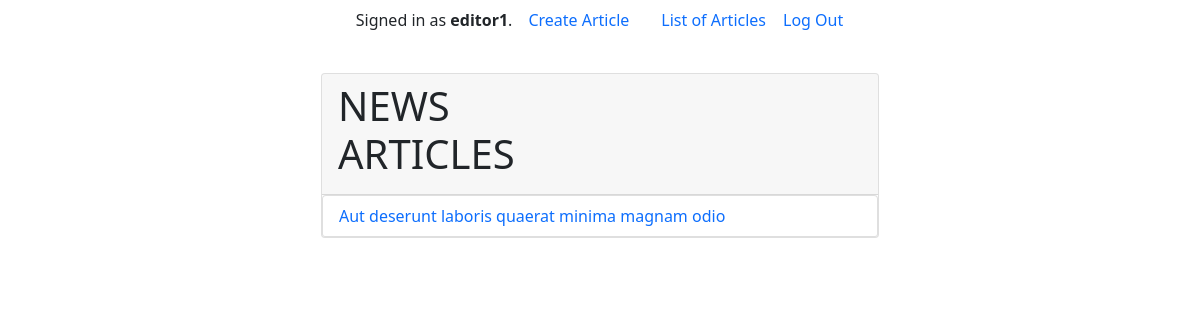
The page / (signed in) on the database its author committed.
### news/models.py (models this page shows)
class User(AbstractUser):
    is_editor = models.BooleanField(default=False)
    is_reader = models.BooleanField(default=True)
    groups = models.ManyToManyField(
        Group,
        related_name='news_user_set',  # Add this line
        blank=True,
        help_text='The groups this user belongs to.',
        verbose_name='groups',
    )
    user_permissions = models.ManyToManyField(
        Permission,
        related_name='news_user_permissions_set',  # Add this line
        blank=True,
        help_text='Specific permissions for this user.',
        verbose_name='user permissions',
    )

class Article(models.Model):
    title = models.CharField(max_length=200)
    content = models.TextField()
    author = models.ForeignKey(User, on_delete=models.CASCADE)
    image_url = models.URLField(max_length=200, blank=True)
    created_at = models.DateTimeField(auto_now_add=True)
    updated_at = models.DateTimeField(auto_now=True)

### news/views.py (the view)
# urls.py: path('', views.index, name='index'),
def index(request):
    articles = Article.objects.all().order_by('-updated_at')
    paginator = Paginator(articles, 10)
    page_number = request.GET.get('page')
    page_obj = paginator.get_page(page_number)
    return render(request, 'news/index.html', {'page_obj': page_obj})

### news/templates/news/index.html (shortened to what this page needs)
{% extends "news/layout.html" %}
{% load static %}
{% block body %}
    <div class="card w-50">
        <div class="card-header">
          <div class="row">
            <div class="col-6">
              <h1 class="text-uppercase">
                News Articles
              </h1>
            </div>
          </div>
        </div>
        <div class="list-group">
          {% for article in page_obj %}
          <div
          class="list-group-item list-group-item-action d-flex flex-row justify-content-between"
          aria-current="true">
            <a href="{% url 'news:article_detail' article.id %}"
            class="text-decoration-none col-10"
            aria-current="true">
              {{ article.title }}
            </a>
          </div>
          {% endfor %}
        </div>
    </div>
{% endblock %}

### news/templates/news/layout.html (shortened to what this page needs)
{% load static %}
<!DOCTYPE html>
<html lang="en">
    <head>
        <link href="https://cdn.jsdelivr.net/npm/bootstrap@5.0.2/dist/css/bootstrap.min.css" rel="stylesheet">
        <link rel="stylesheet" href="https://cdn.jsdelivr.net/npm/bootstrap-icons@1.11.3/font/bootstrap-icons.min.css">
        <link rel="stylesheet" href="{% static 'news/styles.css' %}">
    </head>
    <body>
        <div class="container min-vh-100 d-flex align-items-center flex-column">
            <ul class="nav">
                <li class="nav-item my-auto">
                    {% if user.is_authenticated %}
                        Signed in as <strong>{{ user.username }}</strong>.
                    {% else %}
                        Not signed in.
                    {% endif %}
                </li>
                {% if user.is_authenticated %}
                    {% if user.is_superuser %}
                        <li class="nav-item my-auto">
                            <a class="nav-link" href="{% url 'management:user_list' %}">User List</a>
                        </li>
                        <li class="nav-item my-auto">
                            <a class="nav-link" href="{% url 'management:user_create' %}">Create User</a>
                        </li>
                    {% elif user.is_editor %}
                        <li class="nav-item my-auto">
                            <a class="nav-link" href="{% url 'news:article_create' %}">Create Article</a>
                        </li>
                        <li class="nav-item my-auto">
                            <a class="nav-link" href="/">List of Articles</a>
                        </li>
                    {% endif %}
                    <li class="nav-item my-auto">
                        <form method="post" action="{% url 'news:logout' %}">
                            <button type="submit" class="btn btn-link nav-link" style="padding: 0;">Log Out</button>
                        </form>
                    </li>
            {% endif %}
            </ul>
            <div class="body position-relative h-100 contents">
                {% block body %}
                {% endblock %}
            </div>
        </div>
    </body>
</html>

### news/static/news/styles.css (style rules this page uses)
.contents { display: contents; }

### rows shown on the page
User: username "editor1"
Article: title "Aut deserunt laboris quaerat minima magnam odio"
